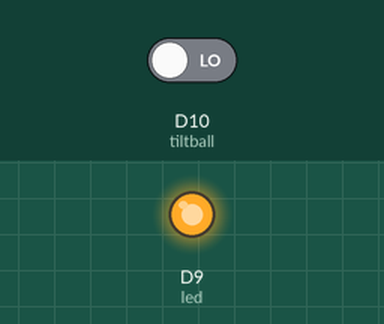
Bench run of a program on a simulated CircuitPython board. Shown: output pins drawn as LEDs (lit = HIGH). The inputs (shaded band) are chosen by the test bench; at power-on: D10 (tiltball) LOW.

Above: at 1.2 s.
1.3 s: D10 (tiltball) driven HIGH
At 1.7 s:
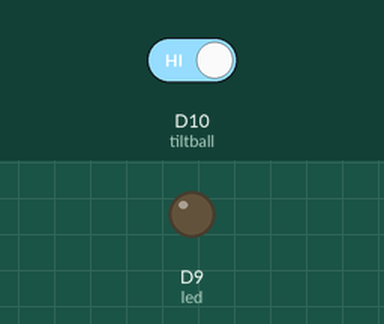
2.8 s: D10 (tiltball) driven LOW
At 4.0 s:
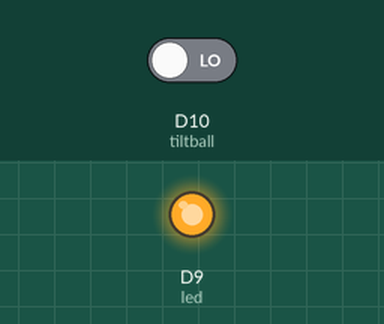
Timing chart, 0 to 5.8 s (numbered marks = the images above; inputs shaded):
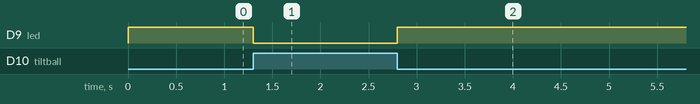

Measured:
- after the input at 1.3 s, D9 (led): HIGH → LOW at once
- after the input at 2.8 s, D9 (led): LOW → HIGH at once

The program:

Bluefruit_TiltSwitch_v1.4.py
```python
""" Bluefruit_TiltSwitch_v1.4.py
Developed for The Art of Making: An Introduction to Hands-On System Design and Engineering
University of Pittsburgh Swanson School of Engineering
v1.1 Amelia Glenn 2/13/2022

Latest version: v1.4

Last modified:
Benjamin Esquieres 03/02/2023
Changes:
Remove input pull direction
"""

import board  # import board module to access board's pins
import digitalio  # import digitalio module to access digital input/output


led = digitalio.DigitalInOut(board.D9)  # LED is connected to pin D9
led.switch_to_output()  # LED is a digital output

tiltball = digitalio.DigitalInOut(board.D10)  # tilt switch is conneted to pin D10
tiltball.switch_to_input()  # tiltball is a digital input

while True:  # loop until program terminates, analogous to void loop() in Arduino
    if tiltball.value == True:  # if tilt switch is vertical (closed circuit)
        led.value = False  # turn off LED
    else:  # if not vertical (open circuit)
        led.value = True  # turn on LED
```
